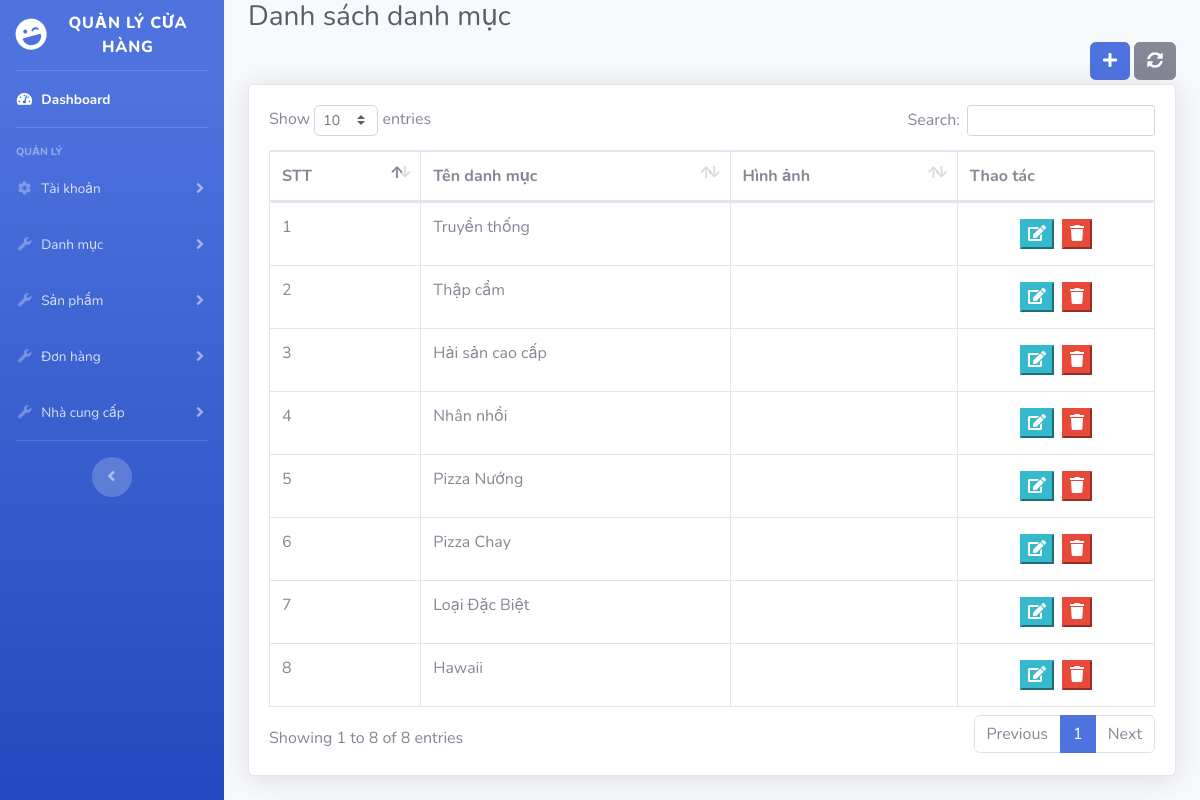
The app's page /admin/categories.php with its own data.
### tables this page shows
CREATE TABLE `loaisanpham` (
  `MACL` int(20) NOT NULL,
  `TENCL` varchar(255) NOT NULL,
  `HINHANHSP` varchar(100) NOT NULL
);

### core/db.inc (called while the page is built, shortened)
<?php
   	$databaseName = "pizzacompany";
?>

### core/DataProvider.php (called while the page is built, shortened)
<?php
class DataProvider
{
	public static function executeQuery($sql)
	{
		include ('db.inc');
		if (!($connection = mysqli_connect($hostName,$username,$password,$databaseName)))
			die ("couldn't connect to localhost");
		if (!($result = mysqli_query($connection,$sql)))
			showError();
		return $result;
	}
}
?>

### admin/categories.php (the view, shortened to what this page needs)
<?php
include("includes/head.php");
?>
<body id="page-top">
    <div id="wrapper">
        <?php include('includes/sidebar.php'); ?>
        <div id="content-wrapper" class="d-flex flex-column">
            <div id="content">
                <div class="container-fluid">
                    <h1 class="h3 mb-2 text-gray-800">Danh sách danh mục</h1>
                    <div class="d-flex flex-row-reverse">
                        <button type="button" class="btn btn-secondary mb-1">
                            <i class="fa fa-sync-alt"></i>
                        </button>
                        <button type="button" id="add" class="btn btn-primary mb-1 mr-1" data-toggle="modal" data-target="#categoryModal">
                            <i class="fa fa-plus"></i>
                        </button>
                    </div>
                    <div class="card shadow mb-4">
                        <div class="card-body">
                            <div class="table-responsive">
                                <table class="table table-bordered" id="dataTable" width="100%" cellspacing="0">
                                    <thead>
                                        <tr>
                                            <th>STT</th>
                                            <th>Tên danh mục</th>
                                            <th>Hình ảnh</th>
                                            <th>Thao tác</th>
                                        </tr>
                                    </thead>
                                    <tbody>
                                        <?php
                                        $sql = "SELECT * FROM loaisanpham";
                                        $result = DataProvider::executeQuery($sql);
                                        while ($row = mysqli_fetch_assoc($result)) {
                                            ?>
                                            <tr>
                                                <td><?php echo $row['MACL']; ?></td>
                                                <td><?php echo $row['TENCL']; ?></td>
                                                <td><img src="../images/products/<?php echo $row['HINHANHSP']; ?>" alt="" width="100px"></td>
                                                <td style="display:flex; align-items: center; justify-content: center;"></td>
                                            </tr>
                                        <?php } ?>
                                    </tbody>
                                </table>
                            </div>
                        </div>
                    </div>
                </div>
            </div>
        </div>
    </div>
</body>
</html>

### records on screen
loaisanpham: MACL "1", TENCL "Truyền thống"
loaisanpham: MACL "2", TENCL "Thập cẩm"
loaisanpham: MACL "3", TENCL "Hải sản cao cấp"
loaisanpham: MACL "4", TENCL "Nhân nhồi"
loaisanpham: MACL "5", TENCL "Pizza Nướng"
loaisanpham: MACL "6", TENCL "Pizza Chay"
loaisanpham: MACL "7", TENCL "Loại Đặc Biệt"
loaisanpham: MACL "8", TENCL "Hawaii"
